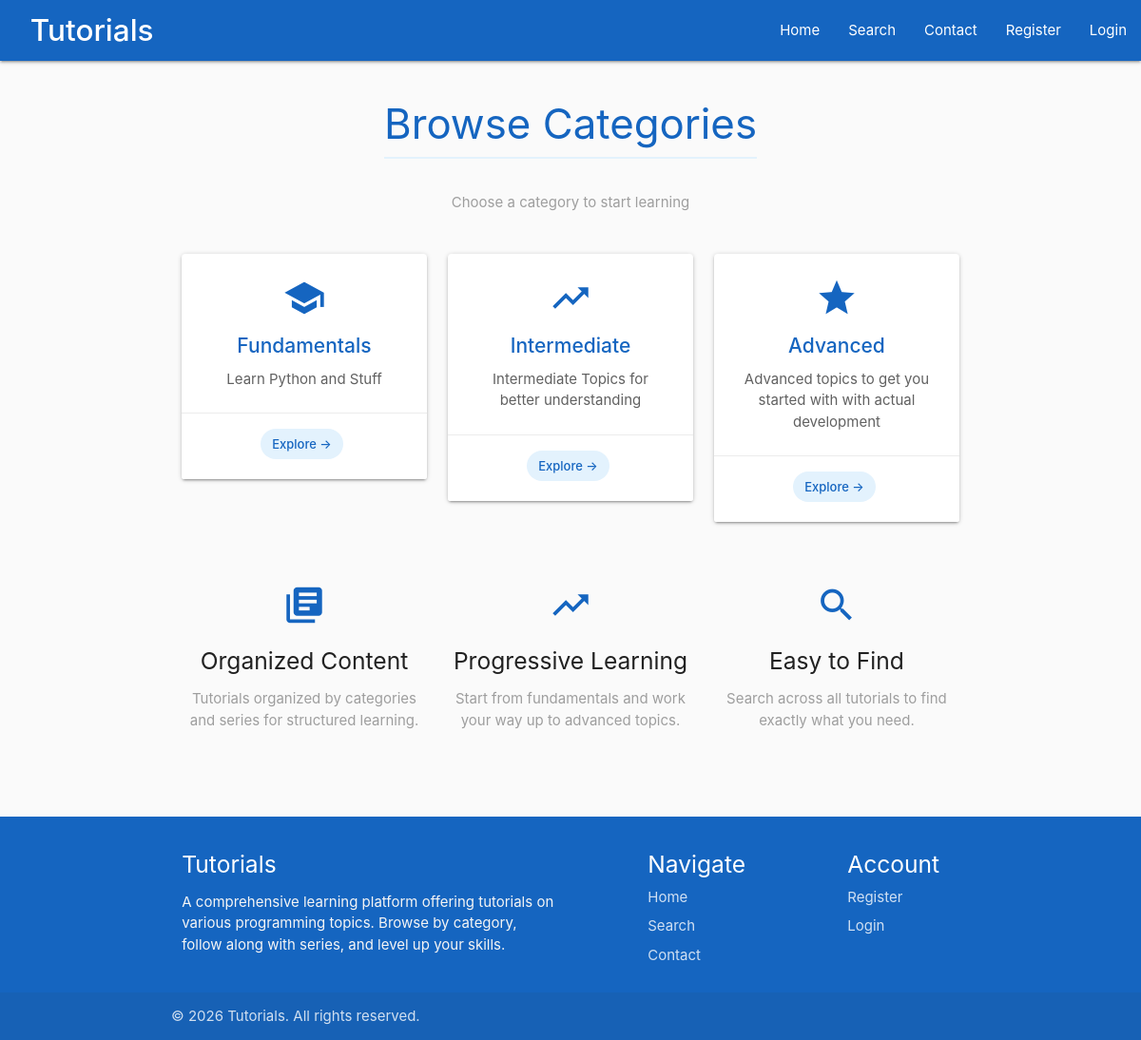
The page / on the database its author committed.
### main/models.py (models this page shows, shortened)
class TutorialCategory(models.Model):
	tutorial_category = models.CharField(max_length=200)
	category_summary = models.CharField(max_length=200)
	category_slug = models.CharField(max_length=200)
	class Meta:
		verbose_name_plural = "Categories"

### main/views.py (the view)
# urls.py: path('', views.homepage, name="homepage"),
def homepage(request):
	return render(request=request,
		          template_name="main/categories.html",
		          context={"categories": TutorialCategory.objects.all})

### main/templates/main/categories.html (shortened to what this page needs)
{% extends 'main/header.html' %}
{% block content %}
<div class="section">
    <div class="row">
        <div class="col s12 center-align">
            <h3 class="section-title" style="display: inline-block;">Browse Categories</h3>
            <p class="grey-text">Choose a category to start learning</p>
        </div>
    </div>
    <div class="row">
        {% for cat in categories %}
            <div class="col s12 m6 l4">
                <a href="{{ cat.category_slug }}" style="color: #000;">
                    <div class="card hoverable category-card">
                        <div class="card-content center-align">
                            <i class="material-icons">{% if forloop.counter == 1 %}school{% elif forloop.counter == 2 %}trending_up{% elif forloop.counter == 3 %}star{% else %}book{% endif %}</i>
                            <span class="card-title">{{ cat.tutorial_category }}</span>
                            <p>{{ cat.category_summary }}</p>
                        </div>
                        <div class="card-action center-align">
                            <span class="chip category-chip">Explore &rarr;</span>
                        </div>
                    </div>
                </a>
            </div>
        {% empty %}
            <div class="col s12 center-align">
                <p class="grey-text">No categories available yet. Check back soon!</p>
            </div>
        {% endfor %}
    </div>
</div>
<div class="section">
    <div class="row">
        <div class="col s12 m4 center-align">
            <i class="material-icons" style="font-size: 3rem; color: #1565c0;">library_books</i>
            <h5>Organized Content</h5>
            <p class="grey-text">Tutorials organized by categories and series for structured learning.</p>
        </div>
        <div class="col s12 m4 center-align">
            <i class="material-icons" style="font-size: 3rem; color: #1565c0;">trending_up</i>
            <h5>Progressive Learning</h5>
            <p class="grey-text">Start from fundamentals and work your way up to advanced topics.</p>
        </div>
        <div class="col s12 m4 center-align">
            <i class="material-icons" style="font-size: 3rem; color: #1565c0;">search</i>
            <h5>Easy to Find</h5>
            <p class="grey-text">Search across all tutorials to find exactly what you need.</p>
        </div>
    </div>
</div>
{% endblock %}

### main/templates/main/header.html (shortened to what this page needs)
<!DOCTYPE html>
<html lang="en">
<head>
    {% load static %}
    <link href="{% static 'main/css/materialize.css' %}" rel="stylesheet">
    <link href="{% static 'main/css/style.css' %}" rel="stylesheet">
</head>
<body>
    {% include "main/includes/navbar.html" %}
    <main>
        <div class="container">
            <br>
            {% block content %}
            {% endblock %}
        </div>
    </main>
    {% include "main/includes/footer.html" %}
</body>
</html>

### main/templates/main/includes/navbar.html (shortened to what this page needs)
<nav>
    <div class="nav-wrapper">
        <a href="{% url 'main:homepage' %}" class="brand-logo">&nbsp; Tutorials</a>
        <ul id="nav-mobile" class="right hide-on-med-and-down">
            <li><a href="{% url 'main:homepage' %}">Home</a></li>
            <li><a href="{% url 'main:search' %}">Search</a></li>
            <li><a href="{% url 'main:contact' %}">Contact</a></li>
            {% if user.is_authenticated %}
                <li><a href="{% url 'main:account' %}">{{ user.username }}</a></li>
                <li><a href="{% url 'main:logout' %}">Logout</a></li>
            {% else %}
                <li><a href="{% url 'main:register' %}">Register</a></li>
                <li><a href="{% url 'main:login' %}">Login</a></li>
            {% endif %}
        </ul>
    </div>
</nav>

### main/templates/main/includes/footer.html
<footer class="page-footer">
    <div class="container">
        <div class="row">
            <div class="col l6 s12">
                <h5 class="white-text">Tutorials</h5>
                <p class="grey-text text-lighten-4">
                    A comprehensive learning platform offering tutorials on various programming topics.
                    Browse by category, follow along with series, and level up your skills.
                </p>
            </div>
            <div class="col l3 offset-l1 s6">
                <h5 class="white-text">Navigate</h5>
                <div class="footer-links">
                    <a href="{% url 'main:homepage' %}">Home</a>
                    <a href="{% url 'main:search' %}">Search</a>
                    <a href="{% url 'main:contact' %}">Contact</a>
                </div>
            </div>
            <div class="col l2 s6">
                <h5 class="white-text">Account</h5>
                <div class="footer-links">
                    {% if user.is_authenticated %}
                        <a href="{% url 'main:account' %}">Profile</a>
                        <a href="{% url 'main:logout' %}">Logout</a>
                    {% else %}
                        <a href="{% url 'main:register' %}">Register</a>
                        <a href="{% url 'main:login' %}">Login</a>
                    {% endif %}
                </div>
            </div>
        </div>
    </div>
    <div class="footer-copyright">
        <div class="container">
            &copy; {% now "Y" %} Tutorials. All rights reserved.
        </div>
    </div>
</footer>

### main/static/main/css/style.css (style rules this page uses)
body { display: flex; min-height: 100vh; flex-direction: column; background-color: #fafafa; }
main { flex: 1 0 auto; }
a { color: #1565c0; }
nav { background-color: #1565c0; }
nav .brand-logo { padding-left: 15px; font-weight: 500; }
nav ul li a { font-weight: 400; }
.card { border-radius: 4px; transition: box-shadow 0.3s ease, transform 0.2s ease; }
.card .card-title { font-weight: 500; color: #1565c0; }
.card .card-content p { color: #616161; }
.category-card .card-content { padding: 24px; }
.category-card .card-title { font-size: 1.4rem; margin-bottom: 8px; }
.category-card i.material-icons { font-size: 3rem; color: #1565c0; margin-bottom: 12px; display: block; }
.page-footer { background-color: #1565c0; margin-top: 40px; }
.page-footer .footer-links a { color: rgba(255, 255, 255, 0.8); display: block; margin-bottom: 8px; transition: color 0.2s; }
.footer-copyright { background-color: rgba(0, 0, 0, 0.15); }
.section-title { color: #1565c0; font-weight: 400; margin-bottom: 20px; padding-bottom: 10px; border-bottom: 2px solid #e3f2fd; }
.chip.category-chip { background-color: #e3f2fd; color: #1565c0; }

### rows shown on the page
TutorialCategory: shows "school", tutorial_category "Fundamentals", category_summary "Learn Python and Stuff"
TutorialCategory: shows "trending_up", tutorial_category "Intermediate", category_summary "Intermediate Topics for better understanding"
TutorialCategory: shows "star", tutorial_category "Advanced", category_summary "Advanced topics to get you started with with actual development"
